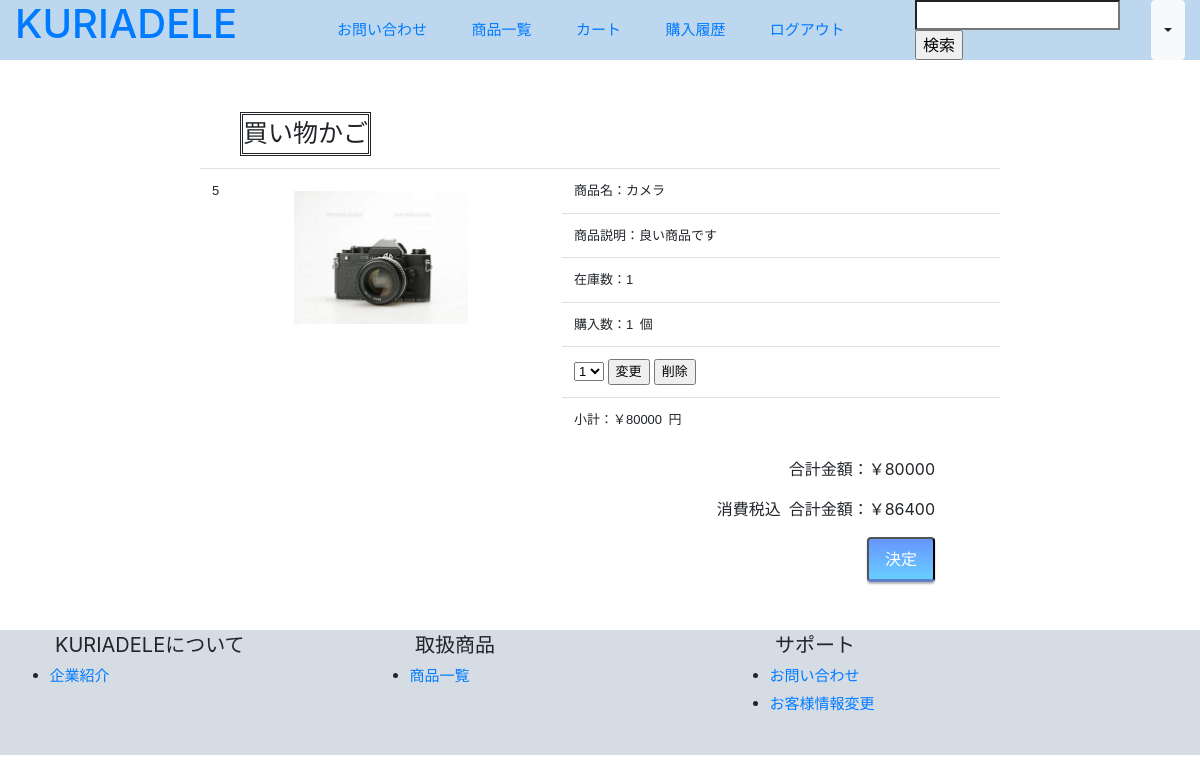
The page /cart.php (signed in) on the database its author committed.
### tables this page shows
CREATE TABLE `carts` (
  `id` int(11) NOT NULL AUTO_INCREMENT,
  `customer_id` int(11) NOT NULL,
  `item_id` int(11) NOT NULL,
  `item_stock` int(11) NOT NULL,
  `number` int(11) NOT NULL,
  `created_at` timestamp NOT NULL DEFAULT CURRENT_TIMESTAMP ON UPDATE CURRENT_TIMESTAMP,
  PRIMARY KEY (`id`),
  KEY `customer_id` (`customer_id`),
  KEY `item_id` (`item_id`),
  CONSTRAINT `carts_ibfk_1` FOREIGN KEY (`customer_id`) REFERENCES `customers` (`id`) ON DELETE CASCADE ON UPDATE CASCADE,
  CONSTRAINT `carts_ibfk_2` FOREIGN KEY (`item_id`) REFERENCES `items` (`id`) ON DELETE CASCADE ON UPDATE CASCADE
);

CREATE TABLE `items` (
  `id` int(11) NOT NULL AUTO_INCREMENT,
  `name` varchar(255) NOT NULL,
  `image` varchar(255) NOT NULL,
  `price` int(11) NOT NULL,
  `stock` int(11) NOT NULL,
  `description` varchar(1000) NOT NULL,
  `created_at` timestamp NOT NULL DEFAULT CURRENT_TIMESTAMP ON UPDATE CURRENT_TIMESTAMP,
  `flag` int(11) NOT NULL,
  PRIMARY KEY (`id`)
);

### cart.php (called while the page is built, shortened)
<?php
    require_once 'daos/cart_dao.php';
    require_once 'daos/item_dao.php';
    $login_customer = $_SESSION['login_customer'];
    $my_carts = CartDAO::get_my_carts($login_customer->id);
    include_once 'views/cart_view.php';
?>

### daos/cart_dao.php (called while the page is built, shortened)
<?php
    require_once 'models/cart.php';
    class CartDAO extends DAO{
        public static function get_my_carts($customer_id){
            $pdo = null;
            $stmp = null;
            try{
                $pdo = self::get_connection();
                $stmt = $pdo -> prepare("SELECT * FROM carts WHERE customer_id=:customer_id");
                $stmt->bindParam(':customer_id', $customer_id, PDO::PARAM_INT);
                $stmt->execute();
                $stmt->setFetchMode(PDO::FETCH_CLASS|PDO::FETCH_PROPS_LATE, 'Cart');
                $my_carts = $stmt->fetchAll();
                return $my_carts;
            }catch(PDOException $e){
                return "問題が発生しました<br>" . $e->getMessage();
            }finally{
               self::close_connection($pdo, $stmp);
            }
        }
        public static function get_total_price($carts){
            $total = 0;
            foreach($carts as $cart){
                $total += $cart->get_item()->price * $cart->number;
            }
            return $total;
        }
    }
?>

### daos/item_dao.php (called while the page is built, shortened)
<?php
    class ItemDAO extends DAO{
        public static function get_item_by_id($id){
            $pdo = null;
            $stmp = null;
            try{
                $pdo = self::get_connection();
                $stmt = $pdo->prepare('SELECT * FROM items WHERE id=:id');
                $stmt->bindParam(':id', $id , PDO::PARAM_INT);
                $stmt->execute();
                $stmt->setFetchMode(PDO::FETCH_CLASS|PDO::FETCH_PROPS_LATE, 'Item');
                $item = $stmt->fetch();
                return $item;
            }catch(PDOException $e){
                return null;
            }finally{
                self::close_connection($pdo, $stmp);
            }
        }
    }
?>

### models/cart.php (called while the page is built, shortened)
<?php
    require_once 'daos/item_dao.php';
    class Cart{
        public $item_id;
        public function __construct($customer_id='', $item_id='', $number=''){
            $this->item_id = $item_id;
        }
        public function get_item(){
            $item = ItemDAO::get_item_by_id($this->item_id);
            return $item;
        }
    }
?>

### views/cart_view.php (the view, shortened to what this page needs)
<!doctype html>
<html lang='ja'>
    <head>
        <link rel='stylesheet' href='index.css'>
        <link rel="stylesheet" href="https://stackpath.bootstrapcdn.com/bootstrap/4.5.2/css/bootstrap.min.css">
    </head>
    <body>
        <div class='container-fluid header fixed-top'>
            <div class='row'>
                <span class='col-lg-2 col-md-2 col-auto'>
                    <a href='mypage.php'><h1>KURIADELE</h1></a>
                </span>
                <span class='col-lg-7 col-md-5 d-none d-lg-block span_a'>
                    <a href='login_contact.php' class='span_b'>お問い合わせ</a>
                    <a href='login_product.php' class='span_b'>商品一覧</a>
                    <a href='cart.php' class='span_b'>カート</a>
                    <a href='purchases.php' class='span_b'>購入履歴</a>
                    <a href='logout.php' class='span_b'>ログアウト</a>
                </span>
                <div class='col-lg-3 col-md-5 col-auto span_c'>
                    <form method='GET' action='login_search.php'>
                        <input type='search' name='name' size='15'/>
                        <input type='submit' value='検索'/>
                    </form>
                    <button type="button" class="btn btn-light dropdown-toggle d-none d-sm-block" data-toggle="dropdown"></button>
                </div>
            </div>
        </div>
        <p class='body'>
            <p class='customer'>買い物かご</p>
            <?php if($login_customer !== null): ?>
                <table class='container-fluid table col-lg-8'>
                    <div class='row'>
                        <tbody>
                            <?php foreach($my_carts as $cart): ?>
                            <tr>
                                <td class='table_td'><?= $cart->id ?></td>
                                <td class='table_img'><img src='upload/items/<?= $cart->get_item()->image ?>' class='img_td'></img></td>
                                <td class='table_td'>商品名：<?= $cart->get_item()->name ?></p></td>
                                <td class='table_td'>商品説明：<?= $cart->get_item()->description ?></p></td>
                                <td class='table_td'>在庫数：<?= $cart->get_item()->stock ?></p></td>
                                <td class='table_td'>購入数：<?= $cart->number ?>&ensp;個</p></td>
                                <td class='table_td'>
                                    <form method='POST' action='cart_update.php' class='select_td'>
                                        <select name='number' class='select_box '>
                                            <?php for($i = 1; $i <= $cart->get_item()->stock; $i++): ?>
                                                <option value='<?= $i ?>'><?= $i ?></option>
                                            <?php endfor; ?>
                                        個</select>
                                        <input type='submit' value='変更' class='button'/>
                                    </form>
                                    <form method='POST' action='cart_delete.php' class='delete'>
                                        <input type='submit' value='削除' class='button'/>
                                    </form>
                                </td>
                                <td class='table_td'>小計：￥<?= $cart->number * $cart->get_item()->price ?>&ensp;円</td>
                            <?php endforeach; ?>
                <div class='container-fluid table col-lg-7 table_money'>
                    <p>合計金額：￥<?= CartDAO::get_total_price($my_carts) ?></p>
                    <p>消費税込&ensp;合計金額：￥<?= CartDAO::get_total_price($my_carts)* 1.08 ?></p>
                    <?php if(count($my_carts) > 0): ?>
                        <form method='POST' action='purchase_new.php'>
                            <input type='submit' value='決定' class='btn-gradient'/>
                        </form>
                    <?php else: ?>
                        <p class='top_d'>商品は入ってません。商品をカートに入れて下さい。</p>
                    <?php endif; ?>
                </div>
            <?php endif; ?>
        <div class='container-fluid footer'>
            <div class='row'>
                <ul><span class='col-lg-4'>KURIADELEについて</span><br>
                    <li><a href='login_company.php'>企業紹介</a></li>
                </ul>
                <ul><span class='col-lg-4'>取扱商品</span>
                    <li><a href='login_product.php'>商品一覧</a></li>
                </ul>
                <ul><span class='col-lg-4'>サポート</span>
                    <li><a href='login_contact.php'>お問い合わせ</a></li>
                    <li><a href='login_change.php'>お客様情報変更</a></li>
                </ul>
            </div>
        </div>
    </body>
</html>

### index.css (style rules this page uses)
.header { position:fixed; background-color: #BDD7EE; align-items: center; }
.span_a { font-size: 15px; text-align: right; margin: auto; }
.span_b { text-align: right; margin-right: 6%; }
.span_c { text-align: left; margin: auto; display: flex; }
.body { padding: 4%; }
.customer { display: inline-block; font-size: 25px; border: double; margin-left: 20%; margin-bottom: 1%; text-align: center; }
.btn-gradient { display: inline-block; padding: 0.5em 1em; text-decoration: none; border-radius: 4px; color: #ffffff; background-image: linear-gradient(#6795fd 0%, #67ceff 100%); box-shadow: 0px 2px 2px rgba(0, 0, 0, 0.29); border-bottom: solid 3px #5e7fca; margin-left: 0%; }
.footer { background-color: #D6DCE4; margin-top: 4%; padding-bottom: 2%; }
ul { width: 30%; font-size: 20px; }
li { font-size: 15px; margin-top: 5px; margin-left: 3%; }
.select_td { margin-right: -4%; }
.delete { margin-left: 5%; }
.img_td { width: 68%; margin-top: 4%; }
.table_td { display: flex; font-family: sans-serif; font-size: 13px }
.table_img { width: 35%; }
.table_money { text-align: right; }

### rows shown on the page
carts: id "5", item.image (picture), item.name "カメラ", item.description "良い商品です", item.stock "1", number "1", $cart->number*$cart->get_item()->price "80000"

### other values the page prints
CartDAO::get_total_price($my_carts) "80000"
CartDAO::get_total_price($my_carts)* 1.08 "86400"
form field number "1"
